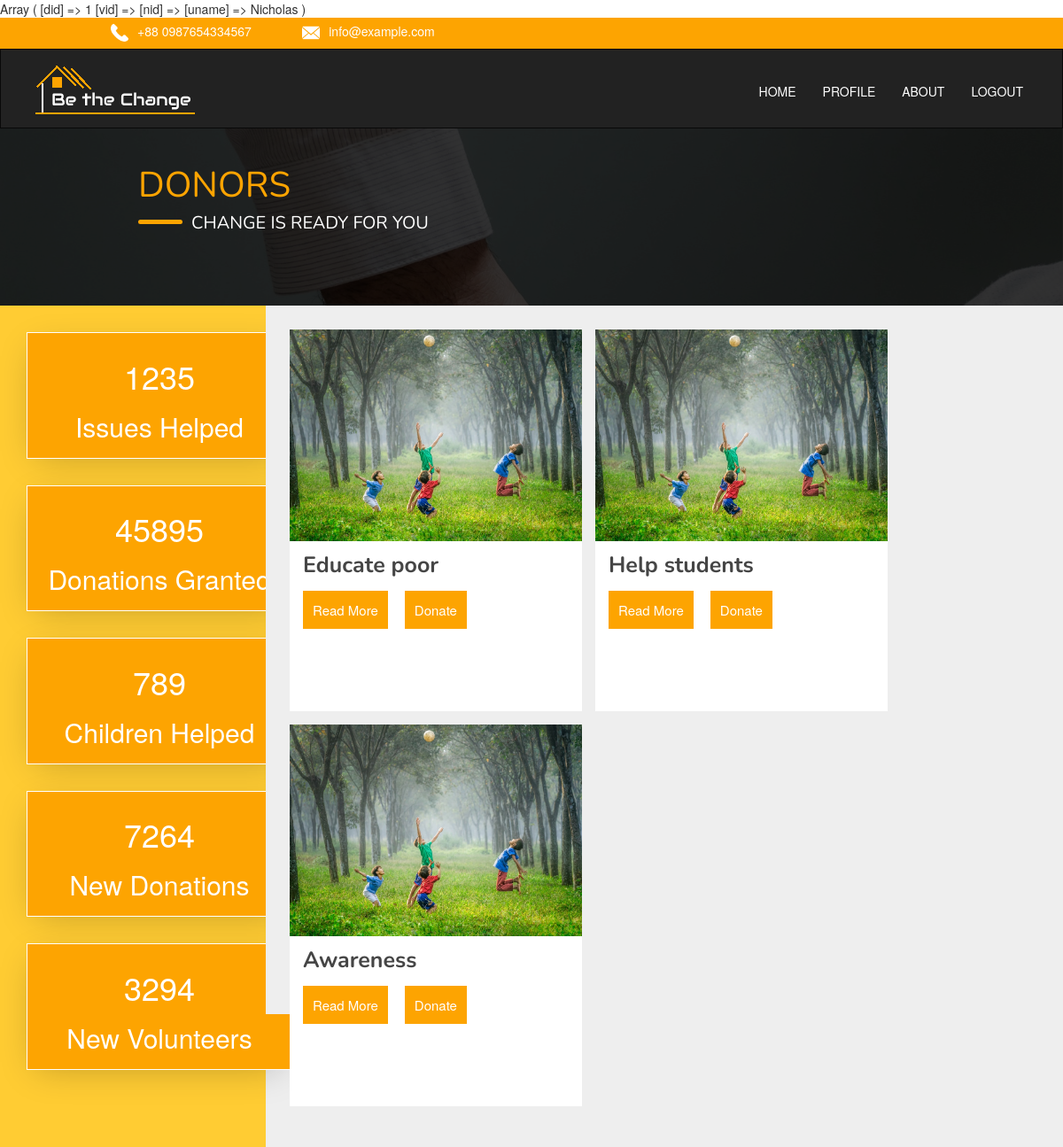
The page /donors.php (signed in) on the database as committed earlier.
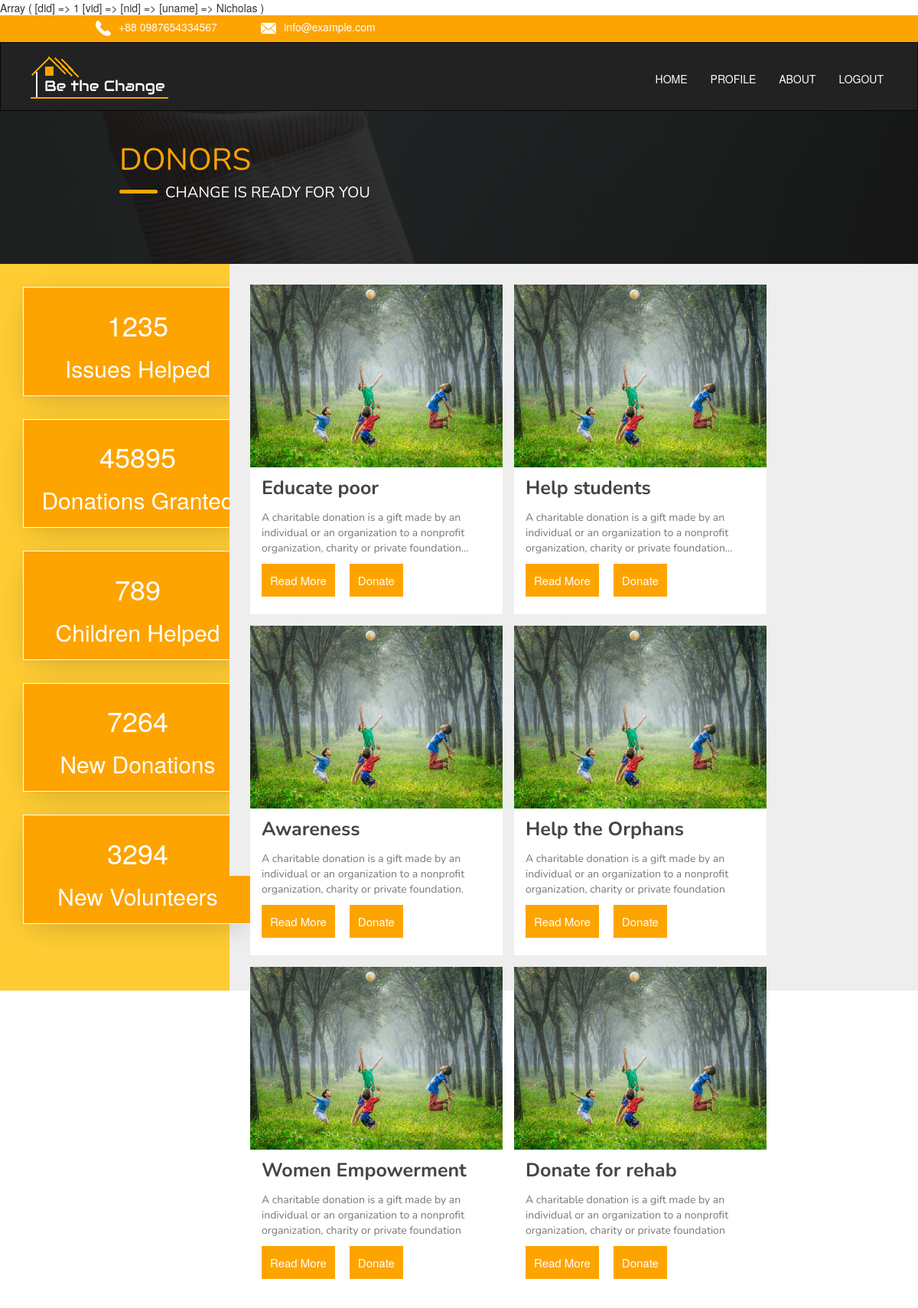
The same page on the database as committed later.
### tables this page shows
CREATE TABLE `donations` (
  `DNID` int(11) NOT NULL,
  `DAMOUNT` int(11) DEFAULT NULL,
  `NID` int(11) DEFAULT NULL,
  `D_TITLE` varchar(100) DEFAULT NULL,
  `D_DESCRIPTION` varchar(500) NOT NULL,
  `D_IMAGE` blob NOT NULL
);

### pages/includes/functions.php (called while the page is built, shortened)
<?php
$connection = mysqli_connect(SERVER,USER,PASSWORD,DB);
function getngodonations(){
    global $connection;
    $query = "SELECT * FROM donations";
    $ngo=mysqli_query($connection,$query);
    if($row=mysqli_fetch_all($ngo)){
        return($row);
    }
}
?>

### donors.php (the view, shortened to what this page needs)
<?php
require_once("pages/includes/functions.php");
print_r($_SESSION);
$donations=getngodonations();
?>
<html>
    <head>
    <link rel="stylesheet" href="vendors/bootstrap/css/bootstrap.min.css">
    <link rel="stylesheet" href="vendors/assets/owl.carousel.min.css">
        <link rel="stylesheet" href="vendors/assets/owl.theme.default.css">
        <link rel="stylesheet" href="vendors/OwlCarousel2-2.3.4/dist/assets/owl.theme.blue.css">
    <link rel="stylesheet" href="css/donors.css">
    </head>
    <body>
        <div class="header-strip">
        <div class="dot">
        <span class="icon"><img src="img/call-answer%20(1).png" height="20px" width="20px"></span><span class="number">+88 0987654334567</span>
        <span class="icon1"><img src="img/close-envelope.png" height="20px" width="20px"></span><span class="number">info@example.com</span>
        </div>
        </div>
        <nav class="navbar navbar navbar-inverse" style="border-radius: 0px;height:90px;">
        <div class="container">
            <div class="navbar-header margin" style="border-radius: 0px;">
                <a class="navbar-brand" href="index.php"><img src="css/img/mylogo.png" style="margin-top:-70px;"></a>
            </div>
            <div class="collapse navbar-collapse navbar-ex1-collapse">
                <ul class="nav navbar-nav navbar-right change">
                    <li class="big"><a href="#" style="color:white;">HOME</a></li>
                    <?php if(!empty($_SESSION['did']))
                    {
                        ?>
                            <li><a href="#" style="color:white;">PROFILE</a></li>
                            <li><a href="#" style="color:white;">ABOUT</a></li>
                            <li><a href="pages/includes/logout.php" style="color:white;">LOGOUT</a></li>
                        <?php
                    }
                    ?>
                </ul>
            </div>
        </div>
    </nav>
    <div class="img-overlay">
        <div class="cover bg-parallax">
        <div class="overlay"></div>
          <div class="containers">
           <div class="something">
               <div class="heading">
                   <span class="blog-text">DONORS</span>
               </div>
               <div class="same-section">
                <span class="add"></span><span class="text">CHANGE IS READY FOR YOU</span>
                </div>
            </div>
           </div>
        </div>
    </div>
<div class="new-section">
        <div class="sidebar-container pull-left">
            <div class="box">
               <div class="content">
                <h1 class="text-center">1235</h1>
                <h2 class="text-center">Issues Helped</h2>
                </div>
            </div>
            <div class="box">
               <div class="content">
                <h1 class="text-center">45895</h1>
                <h2 class="text-center">Donations Granted</h2>
                </div>
            </div>
            <div class="box">
               <div class="content">
                <h1 class="text-center">789</h1>
                <h2 class="text-center">Children Helped</h2>
                </div>
            </div>
            <div class="box">
               <div class="content">
                <h1 class="text-center">7264</h1>
                <h2 class="text-center">New Donations</h2>
                </div>
            </div>
            <div class="box">
               <div class="content">
                <h1 class="text-center">3294</h1>
                <h2 class="text-center">New Volunteers</h2>
                </div>
            </div>
        </div>
        <div class="right-container pull-left">
           <div class="right-wala">
            <?php
            foreach($donations as $key =>$value)
            {
            ?>
            <div class="first1">
                            <img src="css/img/pic5.jpg" height="239px" width="330px">
                            <div class="bottom-container">
                                   <p class="bold1"><?php print_r($value[3]) ?></p>
                                   <p class="bold2"><?php print_r($value[4]) ?></p>
                                    <span><a href="#"><button class="btn read-more">Read More</button></a></span>
                                    <button class="btn read-more mores" id="Btn Donate">Donate</button>
                                        <p class="bold1"><?php print_r($value[3]) ?></p>
                               </div>
                           </div>
                           <?php
                            }
                         ?>
                        <div class="clearfix"></div>
        </div>
    </div>
</div>
    </body>
</html>

### css/donors.css (style rules this page uses)
body { margin:0px; padding:0px; }
.containers { margin-left:13%; }
.header-strip { background-color: #fda401; width:100%; height:35px; }
.dot { padding:5px; margin-left:10%; color: white; }
.number { margin-left:10px; margin-bottom:-20px; }
.icon1 { margin-left:5%; }
.change { margin-top:2%; }
.cover { margin-top:-20px; background-image: url("img/rawpixel-587848-unsplash.jpg"); width:100%; height:200px; box-shadow:inset 1px black; }
.bg-parallax { background-repeat:no-repeat; background-size: cover; background-position: center; background-attachment: fixed; }
.img-overlay { position:relative; }
.overlay { position: absolute; top: 0; left: 0; width: 100%; height:200px; background: rgba(0, 0, 0, 0.8); }
.something { position:absolute; margin-top:3%; }
.blog-text { font-family: nunito; color:#fda401; font-size:40px; }
.same-section { width:1000px; }
.add { border:none; position:absolute; background-color: #fda401; width:50px; height:5px; border-radius: 25px; margin-top:10px; }
.text { font-family: nunito; position: absolute; font-size:20px; color:white; margin-left:60px; }
.first1 { float:left; margin-right: 15px; margin-bottom: 15px; }
.bottom-container { background:white; width:330px; height:192px; }
.bold1 { padding-top:10px; color:#454545; font-size:25px; font-weight: bold; font-family: nunito; margin-left:15px; }
.bold2 { color:#777; font-family: nunito; margin-left: 15px; }
.read-more { color:white; background: #fda401; border-radius: 0px; padding:10px; margin-left:15px; font-size:15px; }
.new-section { background:#eee; width:100%; height:950px; }
.pull-left { float:left; }
.sidebar-container { background: #fc3; width:25%; height:950px; }
.right-container { background:#eee; width:75%; height:800px; }
.right-wala { margin-left:3%; margin-top:3%; }
.box { border: 0.5px solid white; margin-top:10%; margin-bottom:10%; margin-left:10%; background:#fda401; width:300px; height:15%; box-shadow: -1px 9px 40px -12px rgba(0,0,0,0.25); cursor:pointer; transition: transform .2s; }
.content { padding: 3%; color:white; }
.clearfix:after { content:""; clear:both; display:block; }

Rows that differ between the two databases and show on the page:
changed donations (number 1 of 6 on the later page): value "Educate poor" → "Educate poor A charitable donation is a gift made by an individual or an organization to a nonprofit organization, charity or private foundation..."
changed donations (number 2 of 6 on the later page): value "Help students" → "Help students A charitable donation is a gift made by an individual or an organization to a nonprofit organization, charity or private foundation..."
changed donations (number 3 of 6 on the later page): value "Awareness" → "Awareness A charitable donation is a gift made by an individual or an organization to a nonprofit organization, charity or private foundation."
added donations: value "Help the Orphans A charitable donation is a gift made by an individual or an organization to a nonprofit organization, charity or private foundation"
added donations: value "Women Empowerment A charitable donation is a gift made by an individual or an organization to a nonprofit organization, charity or private foundation"
added donations: value "Donate for rehab A charitable donation is a gift made by an individual or an organization to a nonprofit organization, charity or private foundation"
